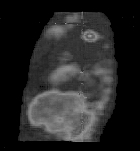
%> input picture kernel/data/PET-CT-PET.jpg, 140 x 151 px
$ octave setup2DPETCTData.m   (GNU Octave 9; MATLAB toolbox functions it lacks are replaced by stand-ins)
%> lines starting %> are read from the running program, lines starting %| are printed output that depends on the picture
### kernel/data/jpgs2data.m
%==============================================================================
% This code is part of the Matlab-based toolbox
% FAIR - Flexible Algorithms for Image Registration.
% For details see
% - https://github.com/C4IR and
% - http://www.siam.org/books/fa06/
%==============================================================================
% This files simplifies the generation of FAIR data
% Input
%    example        the name of the game (for figures etc)
%    fileT        name of a image file for the template  image
%    fileR        name of a image file for the reference image
%    varargin    list of additional variables such as omega, m, LM
%==============================================================================

function expfile = jpgs2data(example,fileT,fileR,varargin)
%> called with example = '', fileT = 'PET-CT-PET.jpg', fileR = 'PET-CT-CT.jpg'

if nargin == 0,
  help(mfilename)
  runMinimalExample
  return;
end

omega     = [];
m         = [];
LM        = [];
viewPara  = {'viewImage','viewImage2D','colormap','gray(256)'};
imgPara   = {'imgModel','linearInter'};
overwrite = 0;

for k=1:2:length(varargin), % overwrite defaults
  eval([varargin{k},'=varargin{',int2str(k+1),'};']);
end;

if isempty(example),
  caller  = dbstack;
  expfile = caller(min(2,length(caller))).name;
  example = expfile(6:end-5);
else
  expfile = sprintf('setup%sData',example);
end
expfile = fullfile(FAIRpath,'temp',expfile);

FAIRmessage(expfile)
if exist([expfile,'.mat'],'file') & ~overwrite,
  fprintf('[%s] %s exists\n',mfilename,expfile);
  return
end;

% do whatever needed to be done to get your data here
image = @(str) double(flipud(imread(str))'); % reads and converts

% load the original data, set domain, initial discretization, and grid
dataT = image(fileT);
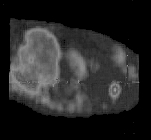
%> dataT: size 140x151 double; min 0, max 162, mean 38.7; mean of the top-left, top-right, bottom-left and bottom-right quarters 50.7, 25, 45.2, 34.2
dataR = image(fileR);
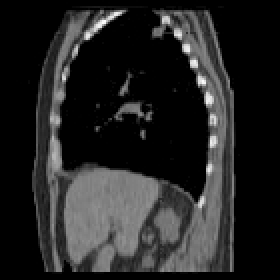
%> input picture kernel/data/PET-CT-CT.jpg, 140 x 140 px (shown 2 times larger)
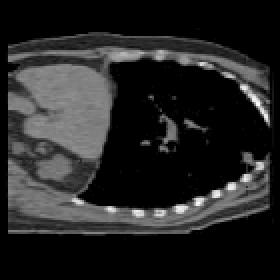
%> dataR: size 140x140 double (shown 2 times larger); min 0, max 255, mean 36.8; mean of the top-left, top-right, bottom-left and bottom-right quarters 58, 20.3, 43.3, 25.6

if isempty(omega), omega = [0,size(dataT,1),0,size(dataT,2)];  end;
if isempty(m),     m     = size(dataR);                        end;

viewImage('reset',viewPara{:});
imgModel('reset',imgPara{:});

omegaI = @(i) omega(min(i,size(omega,1)),:);
xc     = @(k) getCellCenteredGrid(omegaI(k),m);

viewData  = @(I,k) viewImage(imgModel(I,omegaI(k),xc(k)),omegaI(k),m);

FAIRfigure(1,'figname',expfile); clf;
subplot(1,2,1); viewData(dataT,1); title('template');
subplot(1,2,2); viewData(dataR,2); title('reference');

ML = getMultilevel({dataT,dataR},omega,m,'fig',2);

% save to outfile
save(expfile,'example','dataT','dataR','omega','m','ML','viewPara','imgPara');
if ~isempty(LM),
  save(expfile,'-append','LM','example');
end;

%------------------------------------------------------------------------------

function runMinimalExample
setup2DhandData;

%==============================================================================

### kernel/tools/dealOptions.m
%==============================================================================
% This code is part of the Matlab-based toolbox
% FAIR - Flexible Algorithms for Image Registration.
% For details see
% - https://github.com/C4IR and
% - http://www.siam.org/books/fa06/
%==============================================================================
% This functions deals persistent variables in administrative functions such as
% viewImage, viewImage, imgModel, trafo, distance, regularizer, ....
%
% Input:
%   optn        a list of current options, to be updated
%               cell or struct, 2*n entries, e.g.
%               optn.omega = [1,2];
%               optn.m     = 14;
%               or optn    = {'omega',[1,2],'m',14;}
%   varargin    a list of new options, cell with 2*p entries
%
% Output:
%   method      specifies the particular method to be used in caller, see example
%   optn        updated list of options
%   task        task to be performed either in options or in caller
%   stop        flag for caller to terminate
%
% Example:
% caller='imgModel', method='splineInter', p1='theta', pV1=10
%
% The followings modes can be uses
%    1.    nargin == 0,
%         help, run minimal example, return
%

% elseif    ~ischar(varargin{1}) -> task='none'; stop = 0;
% else      task = varargin{1} end one of the following
%
% task = 'reset', caller('reset',caller,method,p1,pV1,...), stop = 1
%   set optn={caller,method,p1,pV1,...}
%
% task = 'set',   caller('set',x1,xV1,...),                 stop = 1
%   update optn by overwiting (if x1=pk) or adding to list
%
% task = 'get',   caller('get',optn,pk),                    stop = 1
%   if field exists, method = OPTN.(pk), else method = [];
%
% task = 'disp',  caller('disp'),                           stop = 1
%   displays all the optn, fieldname:optn.(fieldname)
%
% task = 'clear', caller('clear'),                          stop = 1
%   set optn = [];
%
%  otherwise: -> task, stop = 0

%==============================================================================


function [method,optn,task,stop] = dealOptions(caller,optn,varargin)
%> called with caller = 'setup2DPETCTData', optn = []

method = [];                    % initialize method
% caller = dbstack;               % identify the name of the calling function
% caller = caller(min(length(caller),2)).name;

task   = [];
stop   = 1;

if nargin == 0,
  help(mfilename);
  runMinimalExample;
  return;
end;

% transform optn from cell to struct
if iscell(optn),
  optn = cell2struct(optn(2:2:end),optn(1:2:end),2);
end;

% check whether work is to be done here, i.e. the first input argument
% varargin{1} is a str
if nargin>2 && ischar(varargin{1})

  task        = varargin{1};
  varargin(1) = [];

  switch task
    case {'reset','set'},       % reset/set options
      if strcmp(task,'reset'),  % clear optn
        optn = [];
      end;

      % update the field with the value from the varargin list
      for k=1:2:length(varargin),
        optn.(varargin{k}) = varargin{k+1};
      end;

    case 'disp',                % display the options
      fprintf('<%s> options\n',caller);
      if isempty(optn),
        fprintf('is empty\n');
      else
        disp(optn)
      end;

    case 'clear';               % clear the options
      optn   = [];
      fprintf('--- cleared OPTN in <%s> ---\n',caller);

    case 'get',
      for k=1:length(varargin),
        method = getOption(optn,varargin{1});
      end;
      return

    case 'optn',
      [method,optn] = getOption(optn,caller);
      method = optn;
      return;

    otherwise,
      stop = 0;

  end;

  [method,optn] = getOption(optn,caller);
  return;

else

  [method,optn] = getOption(optn,caller);
  stop = (nargin < 3);
  return;

end;


%----------------------------------------------------------------------------------------

function [value,optn] = getOption(optn,field);

% initialize value= []; update by the value in optn
value = []; if isfield(optn,field),  value = optn.(field); end;
% transfer struct optn to list
if isstruct(optn),
  fields = fieldnames(optn);
  values = struct2cell(optn);
  optn = cell(1,2*length(fields));
  optn(1:2:2*length(fields)-1) = fields;
  optn(2:2:2*length(fields))   = values;
end;

%------------------------------------------------------------------------------

% [12 lines left out: function runMinimalExample, not called in this run]
%==============================================================================

### kernel/viewers/FAIRfigure.m
%==============================================================================
% This code is part of the Matlab-based toolbox
% FAIR - Flexible Algorithms for Image Registration.
% For details see
% - https://github.com/C4IR and
% - http://www.siam.org/books/fa06/
%==============================================================================
%
% function varargout = FAIRfigure(fig,varargin)
%
% Opens a non-gray (-: FAIR figure at position [position]
% labels with sets figure number and title [figname]
%
%==============================================================================

function varargout = FAIRfigure(fig,varargin)
%> called with fig = 1

caller   = dbstack;        % identify the name of the calling function
caller   = caller(min(length(caller),2)).name;
figname  = caller;
color    = [1,1,0.95];
position = [];

for k=1:2:length(varargin), % overwrite defaults
  eval([varargin{k},'=varargin{',int2str(k+1),'};']);
end;

if nargin == 0,
  fig = [];
end;

if isempty(fig),
  fig = figureh;
else
  if ishandle(fig),
    fig = figureh(fig);
  else
%> the run ends on the next line
    fig = figureh(fig);
  end;
end;

if ~isnumeric(fig),
  fig = fig.Number;
end;

figname  = sprintf('[FAIR:%d] %s',fig,figname);
set(fig,'numbertitle','off','name',figname,'color',color);

if not(isempty(position)) && not(strcmp(position,'default')),
%   keyboard
%     position = FAIRposition('fig',fig,'position',position);
    set(fig,'position',position);
end;
if nargout == 1, varargout = {fig};  end;
%==============================================================================

### kernel/tools/FAIRpath.m
function value=FAIRpath; value='/Users/Jan/Dropbox/FAIR/github';

### kernel/imgModels/imgModel.m
%==============================================================================
% This code is part of the Matlab-based toolbox
% FAIR - Flexible Algorithms for Image Registration.
% For details see
% - https://github.com/C4IR and
% - http://www.siam.org/books/fa06/
%==============================================================================
% Main function for the image model, uses persistent parameter
% Typical call
%  1.   initialize (pick model and submit parameters)
%
%       imgModel('reset','imgModel','splineInter','regularizer','moments','theta',1e-2);
%
%  2.   use:
%
%       [Tc,dT] = imgModel(coefT,omega,yc);
%
%       evaluates the image model as a linear combination of basis functions with
%       the coeeficients coeffT of size size(coefT) at a cell-centered grid of points
%       y = [Y(:,1);Y(:,2),...,Y(:,d)] using parameters specified by the persistent variable OPTN
%
%
%       [Tc,dT] = imgModel(dataT,omega,yc,specific{:});
%       overwrites the persistent options (not permanently)
%
%  3.   additional option 'coefficients':
%
%       [coefT,coefR] = imgModel('coefficients',dataT,dataR,omega);
%
%       returns the coefficients of a basis representation, note
%       coefT = dataT                     for linear interpolation
%       coefT = getSplineCoefficients     for spline interpolation
% =======================================================================================

function varargout = imgModel(varargin)

% handle options
persistent OPTN

if nargin == 0 & nargout == 0 %& isempty(OPTN),
  help(mfilename);
  runMinimalExample;
  return;
end;

% check for reset, set, clear, disp, see dealOptions.m
[method,OPTN,task,stop] = dealOptions(mfilename,OPTN,varargin{:});
if stop,  varargout = {method,OPTN};  return; end

% update spline coefficients, if neccessary
if strcmp(task,'coefficients'),
  T   = varargin{2};
  R   = varargin{3};
  dim = length(varargin{4})/2;
  if ~isempty(strfind(method,'spline')),
    T = getSplineCoefficients(T,'dim',dim,OPTN{:},varargin{5:end});
    R = getSplineCoefficients(R,'dim',dim,OPTN{:},varargin{5:end});
  end;
  varargout = {T,R};
  return;
end;

% do the work
[method,optn] = dealOptions(mfilename,OPTN,...
	'set','doDerivative',(nargout>1),varargin{4:end});
k = find(strcmp(optn,mfilename));
optn (k:k+1) = [];
T         = varargin{1};
omega     = varargin{2};
x         = varargin{3}(:);
[T,dT]    = feval(method,T,omega,x,optn{:});
varargout = {T,dT};

%------------------------------------------------------------------------------

% [4 lines left out: function runMinimalExample, not called in this run]
%==============================================================================

### kernel/viewers/viewImage.m
%==============================================================================
% This code is part of the Matlab-based toolbox
% FAIR - Flexible Algorithms for Image Registration.
% For details see
% - https://github.com/C4IR and
% - http://www.siam.org/books/fa06/
%==============================================================================
% varargout = viewImage(varargin)
%
% Main function for image visualization, makes use of persistent parameters
% typical usage:
%   viewPara = {'viewImage','viewImage2D','colormap','gray(256)'};
%   viewImage('reset',viewPara{:});
%   vh = viewImage(T,omega,m);
% see
%   E2_setupHandsData for a 2D example and
%   E2_setupBrainData for a 3D example
%
% visualize:
%
%   visualizes the interpolated data (based on m) on a domain Omega (based on omega)
%
% administration, parameter setting:
%   for resetting, intitializing, setting, updating, clearing, displaying,
%   see dealOptions.m
%
% specific optn:
%   viewImage(T,omega,m,specific{:}), uses specific for this call
%==============================================================================

function varargout = viewImage(varargin)

persistent OPTN
[method,OPTN,task,stop] = dealOptions(mfilename,OPTN,varargin{:});
if stop,
  varargout{1} = method;
  if nargout > 1, varargout{2} = OPTN;  end;
  return;
end

% update options and split
[method,optn] = dealOptions(mfilename,OPTN,'set',varargin{4:end});
if isempty(method), error('no method specified!'); end;


ih = []; B = [];
% -----------------------------------------------------------------------------
% start to work
Tc     = varargin{1};
omega0 = reshape([0;1]*ones(1,length(size(Tc))),1,[]);
if nargin<2, omega = omega0;   else omega = varargin{2}; end;
if nargin<3, m     = size(Tc); else m     = varargin{3}; end;

%make optn struct
optn = cell2struct(optn(2:2:end),optn(1:2:end),2);

% shortcut to value of boolean option str
OK = @(str) (isfield(optn,str) && ~isempty(optn.(str)));

% scale image to [0,255]
if OK('scale'),
  minTc = min(Tc);
  maxTc = max(Tc);
  dG = (maxTc-minTc); dG = dG + 2*(dG == 0);
  Tc = 255/dG*(Tc-minTc);
end;

% invert image
if OK('invert'),
  Tc = max(Tc(:))-Tc;
  %Tc = 255-max(Tc)+Tc;
end;

% shortcut to value of option str
value = @(str) dealOptions(mfilename,optn,'get',str);

% setup figure
fig = value('fig');
if isempty(fig),
  fig = gcf;
elseif fig == 0,
  fig = figure;
else
  figure(fig);
end;

% determine the subfigure
sub = value('sub');
if any(sub ~= 1),
  subplot(sub(1),sub(2),sub(3)); cla;
end;

% set the figure name
figname = value('figname');
if ~isempty(figname),
  set(fig,'numbertitle','off','name',sprintf('[FAIR:%d]: %s',fig,figname));
end;

% splitt options into internal
internals = {mfilename,'scale','invert','fig','sub','figname'};

% remove internals from list
for k=1:length(internals),
  if isfield(optn,internals{k}), optn = rmfield(optn,internals{k});  end;
end;

% transfer struct optn back to list
[dummy,optn] = dealOptions(mfilename,optn);

% call the viewer with remaining options
switch nargout,
  case 0, feval(method,Tc,omega,m,optn{:});
  case 1,
    ih = feval(method,Tc,omega,m,optn{:});
    varargout = {ih};
  otherwise,
    [ih,B]    = feval(method,Tc,omega,m,optn{:});
    varargout = {ih,B};
end;
drawnow
%==============================================================================

### kernel/tools/FAIRmessage.m
%==============================================================================
% This code is part of the Matlab-based toolbox
% FAIR - Flexible Algorithms for Image Registration.
% For details see
% - https://github.com/C4IR and
% - http://www.siam.org/books/fa06/
%==============================================================================
% Generates a nicely formatted message
%==============================================================================

function FAIRmessage(str,c)

if nargin == 0,
    FAIRmessage('nice message')
    return;
elseif (nargin == 1) && (length(str) == 1),
  fprintf('>> %s\n',char(ones(1,78))*str);
else
  if ~exist('c','var'), c = '=';  end;
  fprintf('>> %s  [ %s ]  % s\n',...
    char(ones(1,10)*c),str,char(ones(1,60-length(str))*c));
end;
%==============================================================================

### kernel/data/checkDataFile.m
%==============================================================================
% This code is part of the Matlab-based toolbox
% FAIR - Flexible Algorithms for Image Registration.
% For details see
% - https://github.com/C4IR and
% - http://www.siam.org/books/fa06/
%==============================================================================
% This scripts checks whether the required data is already available.
% If if so and possible, it also initializes the modules
% viewimage, imgModel, trafo, distance, regularizer for later use;
% see setup2DhandsData.m for an example
%==============================================================================
caller          = dbstack;        % identify the name of the calling function
caller          = caller(min(length(caller),2)).name;
expfile         = fullfile(FAIRpath,'temp',[caller,'.mat']);
expfileExists   = (exist(expfile,'file') == 2);

if ~expfileExists,
  return;         % matfile has to be generated
end;

fprintf('%s: load(%s); and initialize modules\n',...
  caller,expfile(length(FAIRpath)+1:end));
clear caller
load(expfile);

% initialize toolbox
if ~isempty(who(expfile,'viewPara')),    viewImage('reset',viewPara{:});  end;
if ~isempty(who(expfile,'imgPara')),     imgModel('reset',imgPara{:});    end;
if ~isempty(who(expfile,'traPara')),     trafo('reset',traPara{:});       end;
if ~isempty(who(expfile,'disPara')),     distance('reset',disPara{:});    end;
if ~isempty(who(expfile,'regPara')),     regularizer('reset',regPara{:}); end;
%==============================================================================

### kernel/data/setup2DPETCTData.m
%==============================================================================
% This code is part of the Matlab-based toolbox
% FAIR - Flexible Algorithms for Image Registration.
% For details see
% - https://github.com/C4IR and
% - http://www.siam.org/books/fa06/
%==============================================================================
% PET-CT data of a human thorax. Original data from
%     @article{ShekharEtAl2005,
%      author = {Raj Shekhar and Vivek Walimbe and Shanker Raja and Vladimir Zagrodsky
%                and Mangesh Kanvinde and Guiyun Wu and Bohdan Bybel},
%      title = {Automated 3-Dimensional Elastic Registration of Whole-Body {PET}
%               and {CT} from Separate or Combined Scanners},
%      journal = {J. of Nuclear Medicine},
%      volume = {46},
%      number = {9},
%      year = {2005},
%      pages = {1488--1496},
%     }
%==============================================================================

checkDataFile
if expfileExists, return; end;

expfile = jpgs2data('','PET-CT-PET.jpg','PET-CT-CT.jpg', ...
